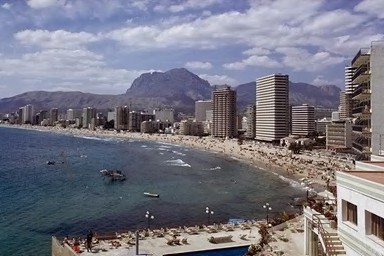
#> input picture backend/services/tamper/TruFor/test_docker/images/pristine1.jpg, 384 x 256 px
$ python -i tampering_service.py   (imports and definitions only)
#> lines starting #> are read from the running program, lines starting #| are printed output that depends on the picture
"""
Lightweight tamper-detection service — zero ML dependencies.

Replaces the previous PyTorch / TruFor implementation with three
pure-OpenCV / numpy heuristics that run inside 512 MB of RAM:

1. **ELA (Error Level Analysis)**
   Re-compress the image at a known quality and compare pixel-level
   differences. Edited regions typically show higher residuals.

2. **Copy-move detection (block-DCT)**
   Divide the image into 16×16 blocks, hash their DCT coefficients,
   and flag suspicious duplicate-block pairs.

3. **Metadata anomalies**
   EXIF creation-vs-modification date mismatches, missing camera make,
   suspiciously low/high compression ratio.

The three signals are fused into a final score [0, 100].
`analyze_tampering()` never raises — all exceptions are caught and
result in a degraded-gracefully response.
"""

from __future__ import annotations

import io
import logging
import os
from typing import Any, Dict, List, Optional, Tuple

import cv2
import numpy as np
from PIL import Image

try:
    import exifread
    HAS_EXIFREAD = True
except Exception:
    HAS_EXIFREAD = False

logger = logging.getLogger(__name__)

# ─────────────────────────────────────────────────────────────────────────────
# Tuning constants
# ─────────────────────────────────────────────────────────────────────────────
ELA_QUALITY = 92          # JPEG re-compress quality for ELA
ELA_SCALE = 10            # amplification for visualisation (not used in score)
ELA_HIGH_THRESH = 18.0    # mean residual above this → high tampering signal
ELA_MED_THRESH = 10.0     # mean residual above this → moderate signal

COPY_BLOCK = 16           # block size for copy-move DCT hashing
COPY_HIGH = 12            # ≥ this many duplicate pairs → high signal

META_MAX_POINTS = 20      # cap metadata sub-score

FUSION = {                # weights must sum to 1.0
    "ela": 0.50,
    "copy_move": 0.30,
    "metadata": 0.20,
}
TOTAL_CAP = 100


# ─────────────────────────────────────────────────────────────────────────────
# Public API
# ─────────────────────────────────────────────────────────────────────────────

def analyze_tampering(image_path: str) -> Dict[str, Any]:
    """
    Run all tamper-detection heuristics and return a unified result dict.

    The returned dict is always safe (never raises).

    Keys:
        score          int   0–100, higher = more suspicious
        level          str   "LOW" | "MEDIUM" | "HIGH"
        signals        list  per-heuristic breakdowns
        error          str?  present only on unexpected failure
    """
    try:
        return _analyze(image_path)
    except Exception as exc:
        logger.error("analyze_tampering unexpected error: %s", exc, exc_info=True)
        return {
            "score": 0,
            "level": "LOW",
            "signals": [],
            "error": str(exc),
        }


# ─────────────────────────────────────────────────────────────────────────────
# Internal orchestration
# ─────────────────────────────────────────────────────────────────────────────

def _analyze(image_path: str) -> Dict[str, Any]:
    if not os.path.isfile(image_path):
        raise FileNotFoundError(f"Image not found: {image_path}")

    signals: List[Dict[str, Any]] = []

    # 1. ELA
    ela_score, ela_detail = _ela_score(image_path)
    signals.append({"name": "ELA", "score": ela_score, "detail": ela_detail})

    # 2. Copy-move
    cm_score, cm_detail = _copy_move_score(image_path)
    signals.append({"name": "copy_move", "score": cm_score, "detail": cm_detail})

    # 3. Metadata
    meta_score, meta_detail = _metadata_score(image_path)
    signals.append({"name": "metadata", "score": meta_score, "detail": meta_detail})

    # Fused score
    raw = (
        ela_score * FUSION["ela"]
        + cm_score * FUSION["copy_move"]
        + meta_score * FUSION["metadata"]
    )
    score = int(min(TOTAL_CAP, round(raw)))

    if score < 30:
        level = "LOW"
    elif score < 60:
        level = "MEDIUM"
    else:
        level = "HIGH"

    return {
        # Schema-required fields (used by frontend)
        "score": float(score),
        "suspicious": score >= SUSPICIOUS_THRESHOLD,
        "photo_replacement": cm_score >= 50.0,
        "text_manipulation": ela_score >= ELA_HIGH_THRESH * 3,  # very high ELA = likely text edit
        "metadata_anomaly": meta_score >= 30.0,
        "compression_anomaly": ela_score >= ELA_MED_THRESH * 2,
        "indicators": [s["detail"] for s in signals if s["score"] > 0],
        # Extra context (ignored by schema but logged server-side)
        "level": level,
        "signals": signals,
    }


# ─────────────────────────────────────────────────────────────────────────────
# Heuristic 1 — Error Level Analysis
# ─────────────────────────────────────────────────────────────────────────────

def _ela_score(image_path: str) -> Tuple[float, str]:
    """
    Compute ELA score [0, 100].

    Algorithm:
      • Load original image as PIL.
      • Re-save to an in-memory JPEG buffer at ELA_QUALITY.
      • Reload re-saved image.
      • Compute per-channel absolute difference.
      • Mean of difference as tamper indicator.
    """
#> called with image_path = 'TruFor/test_docker/images/pristine1.jpg'
    try:
        original = Image.open(image_path).convert("RGB")
#> original is the input picture: PIL image 384x256 RGB; mean R, G, B 119.1, 118.6, 131.4
        buf = io.BytesIO()
        original.save(buf, format="JPEG", quality=ELA_QUALITY)
        buf.seek(0)
        recompressed = Image.open(buf).convert("RGB")

        orig_arr = np.array(original, dtype=np.float32)
        recomp_arr = np.array(recompressed, dtype=np.float32)
        diff = np.abs(orig_arr - recomp_arr)
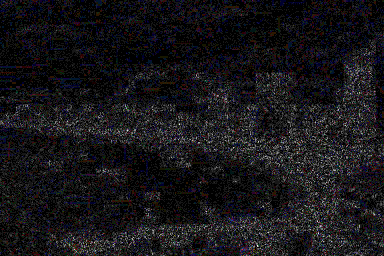
#> diff: shape (256, 384, 3) float32; mean R, G, B 0.989, 0.936, 1.07; drawn with min black and max white
        mean_diff = float(diff.mean())
#> mean_diff = 0.999

        if mean_diff >= ELA_HIGH_THRESH:
            score = min(100.0, 60.0 + (mean_diff - ELA_HIGH_THRESH) * 3)
            detail = f"High residual ({mean_diff:.1f}) — likely edited"
        elif mean_diff >= ELA_MED_THRESH:
            ratio = (mean_diff - ELA_MED_THRESH) / (ELA_HIGH_THRESH - ELA_MED_THRESH)
            score = 20.0 + ratio * 40.0
            detail = f"Moderate residual ({mean_diff:.1f})"
        else:
            score = mean_diff / ELA_MED_THRESH * 20.0
#> score = 2
            detail = f"Low residual ({mean_diff:.1f}) — appears unedited"
#> detail = 'Low residual (1.0) — appears unedited'
#> in _analyze, `ela_score, ela_detail = _ela_score(image_path)`: ela_score = 2; ela_detail = 'Low residual (1.0) — appears unedited'

        return round(score, 2), detail

    except Exception as exc:
        logger.debug("ELA failed (non-fatal): %s", exc)
        return 0.0, f"ELA unavailable: {exc}"


# ─────────────────────────────────────────────────────────────────────────────
# Heuristic 2 — Copy-Move (block DCT hashing)
# ─────────────────────────────────────────────────────────────────────────────

def _copy_move_score(image_path: str) -> Tuple[float, str]:
    """
    Detect duplicate image blocks via DCT coefficient hashing.
    Score [0, 100].
    """
#> called with image_path = 'TruFor/test_docker/images/pristine1.jpg'
    try:
        img = cv2.imread(image_path, cv2.IMREAD_GRAYSCALE)
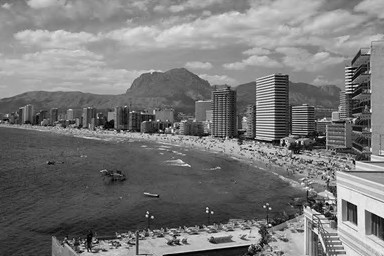
#> img: shape (256, 384); min 0, max 253, mean 120.2
        if img is None:
            return 0.0, "Could not load image"

        # Resize to max 512 px wide for speed
        h, w = img.shape
#> h = 256; w = 384
        if w > 512:
            scale = 512 / w
            img = cv2.resize(img, (512, int(h * scale)))
            h, w = img.shape

        b = COPY_BLOCK
        step = b // 2  # Overlapping blocks for stronger detection
        blocks: Dict[bytes, int] = {}
        duplicates = 0

        for y in range(0, h - b, step):
            for x in range(0, w - b, step):
                block = img[y : y + b, x : x + b].astype(np.float32)
                dct = cv2.dct(block)

                # Use top-left 4x4 low-frequency coefficients, quantize to be robust to compression
                # Quantization factor (e.g., 10)
                quantized = np.round(dct[:4, :4] / 10.0)

                key = quantized.tobytes()
                if key in blocks:
                    duplicates += 1
                else:
                    blocks[key] = 1
#> after the loop, blocks = 1380 items; duplicates = 0

        if duplicates >= COPY_HIGH:
            score = min(100.0, 50.0 + duplicates * 2)
            detail = f"{duplicates} duplicate block(s) — suspicious"
        elif duplicates > 0:
            score = duplicates / COPY_HIGH * 50.0
            detail = f"{duplicates} duplicate block(s) — low signal"
        else:
            score = 0.0
            detail = "No duplicate blocks detected"

        return round(score, 2), detail

    except Exception as exc:
        logger.debug("Copy-move detection failed (non-fatal): %s", exc)
        return 0.0, f"Copy-move unavailable: {exc}"


# ─────────────────────────────────────────────────────────────────────────────
# Heuristic 3 — Metadata / EXIF anomalies
# ─────────────────────────────────────────────────────────────────────────────

def _metadata_score(image_path: str) -> Tuple[float, str]:
    """
    Inspect EXIF metadata for anomalies. Score [0, META_MAX_POINTS].
    """
    points = 0.0
    notes: List[str] = []

    # PIL-level checks (always available)
    try:
        img = Image.open(image_path)
        exif_data = img._getexif() if hasattr(img, "_getexif") else None

        if img.format == "JPEG":
            # Missing EXIF entirely in a JPEG is unusual for camera photos
            if exif_data is None:
                points += 5
                notes.append("No EXIF data in JPEG")
    except Exception:
        pass

    # exifread checks
    if HAS_EXIFREAD:
        try:
            with open(image_path, "rb") as f:
#> (the run stopped early here; a loop or call above may not have finished)

$ run again, on backend/services/tamper/TruFor/test_docker/images/pristine2.jpg
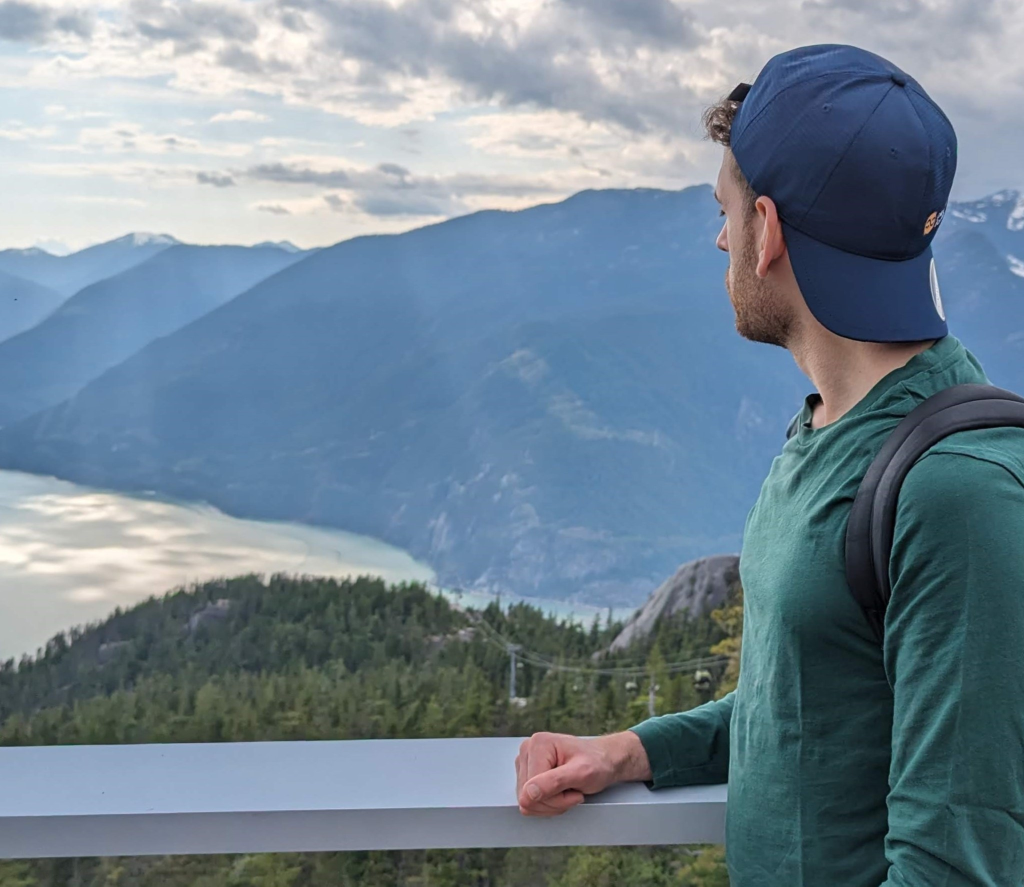
#> input picture backend/services/tamper/TruFor/test_docker/images/pristine2.jpg, 2048 x 1773 px (shown at 1/2 size)
#> in _ela_score, original is the input picture: PIL image 2048x1773 RGB; mean R, G, B 114.9, 132.8, 146.3
#> in _ela_score, `diff = np.abs(orig_arr - recomp_arr)`:
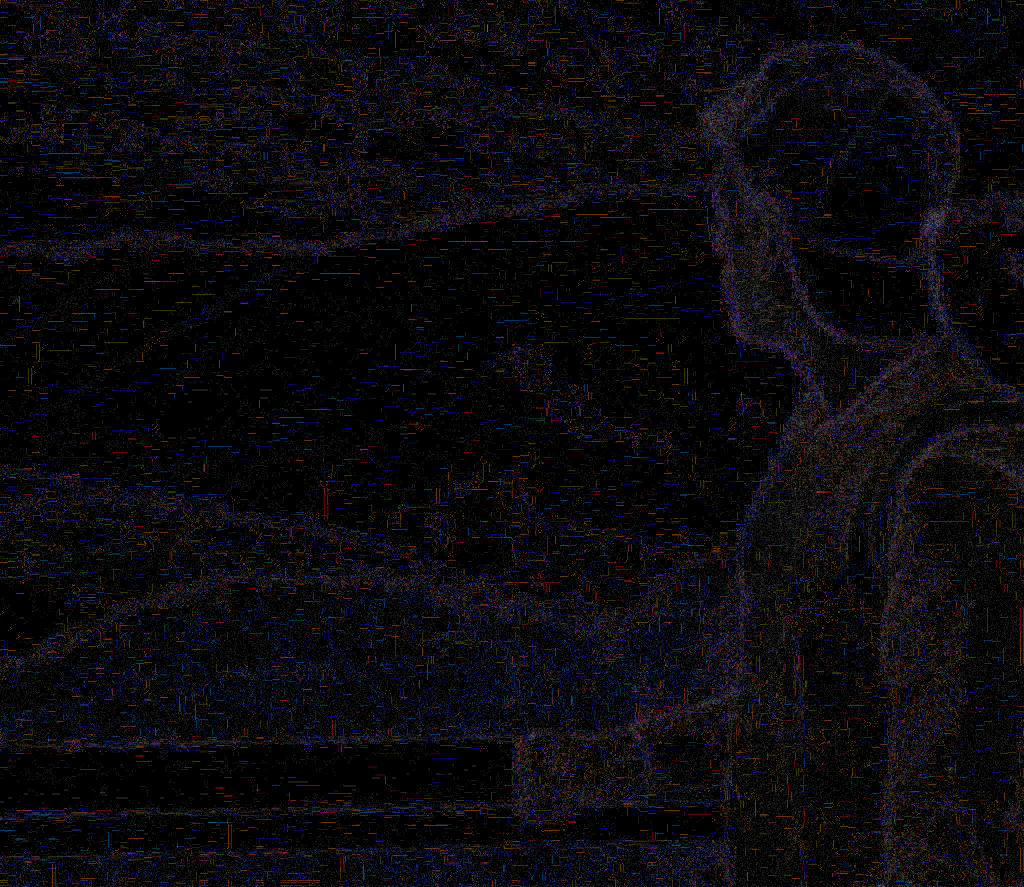
#> diff: shape (1773, 2048, 3) float32 (shown at 1/2 size); mean R, G, B 0.206, 0.176, 0.235; drawn with min black and max white
#> mean_diff = 0.206
#> score = 0.412
#> detail = 'Low residual (0.2) — appears unedited'
#> ela_score = 0.41; ela_detail = 'Low residual (0.2) — appears unedited'
#> in _copy_move_score, `img = cv2.resize(img, (512, int(h * scale)))`:
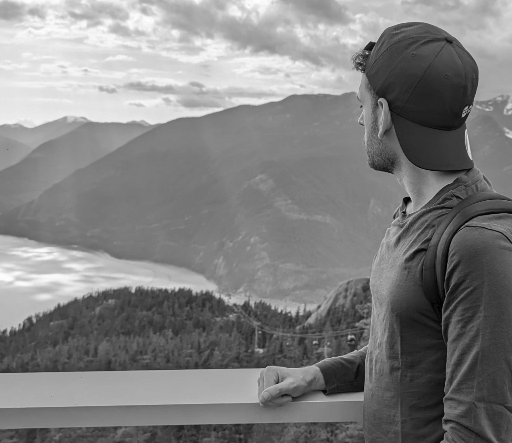
#> img: shape (443, 512); min 0, max 253, mean 128.9
#> after the loop in _copy_move_score, `for y in range(0, h - b, step):`: blocks = 3348 items; duplicates = 0
#> exif_data = 29 items

$ run again, on backend/services/tamper/TruFor/test_docker/images/tampered1.png
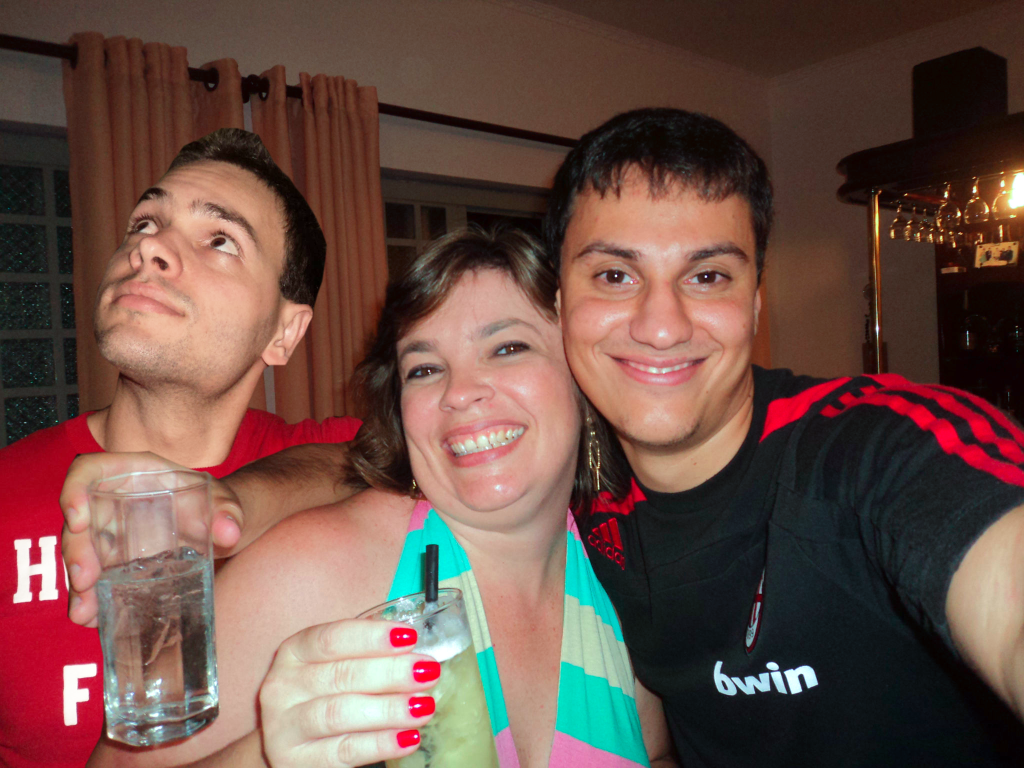
#> input picture backend/services/tamper/TruFor/test_docker/images/tampered1.png, 2048 x 1536 px (shown at 1/2 size)
#> in _ela_score, `diff = np.abs(orig_arr - recomp_arr)`:
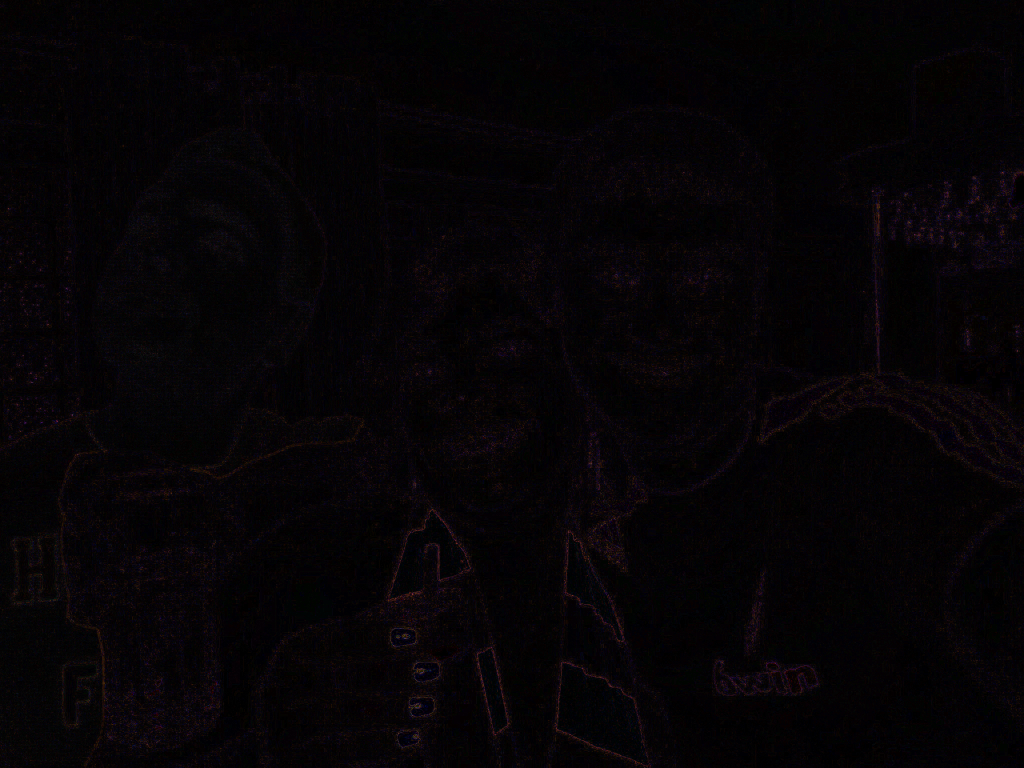
#> diff: shape (1536, 2048, 3) float32 (shown at 1/2 size); mean R, G, B 1.4, 0.8, 1.3; drawn with min black and max white
#> mean_diff = 1.17
#> score = 2.34
#> detail = 'Low residual (1.2) — appears unedited'
#> ela_score = 2.34; ela_detail = 'Low residual (1.2) — appears unedited'
#> in _copy_move_score, `img = cv2.resize(img, (512, int(h * scale)))`:
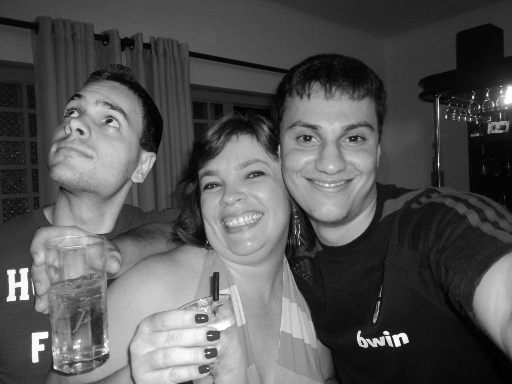
#> img: shape (384, 512); min 0, max 255, mean 86.1
#> after the loop in _copy_move_score, `for y in range(0, h - b, step):`: blocks = 2852 items; duplicates = 0
#> in _metadata_score, img is the input picture: PIL image 2048x1536 RGBA; mean R, G, B, A 107.8, 78.8, 70.2, 255

$ run again, on backend/services/tamper/TruFor/test_docker/images/tampered2.png
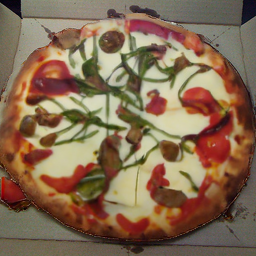
#> input picture backend/services/tamper/TruFor/test_docker/images/tampered2.png, 256 x 256 px
#> in _ela_score, original is the input picture: PIL image 256x256 RGB; mean R, G, B 133.2, 106.8, 81.8
#> in _ela_score, `diff = np.abs(orig_arr - recomp_arr)`:
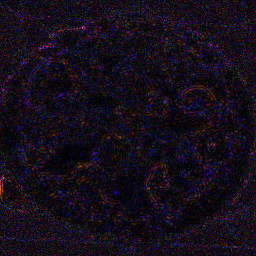
#> diff: shape (256, 256, 3) float32; mean R, G, B 3.5, 2.2, 4.2; drawn with min black and max white
#> mean_diff = 3.3
#> score = 6.61
#> detail = 'Low residual (3.3) — appears unedited'
#> ela_score = 6.61; ela_detail = 'Low residual (3.3) — appears unedited'
#> in _copy_move_score, `img = cv2.imread(image_path, cv2.IMREAD_GRAYSCALE)`:
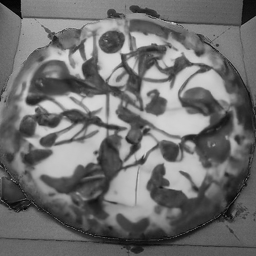
#> img: shape (256, 256); min 0, max 216, mean 111.3
#> after the loop in _copy_move_score, `for y in range(0, h - b, step):`: blocks = 900 items; duplicates = 0
